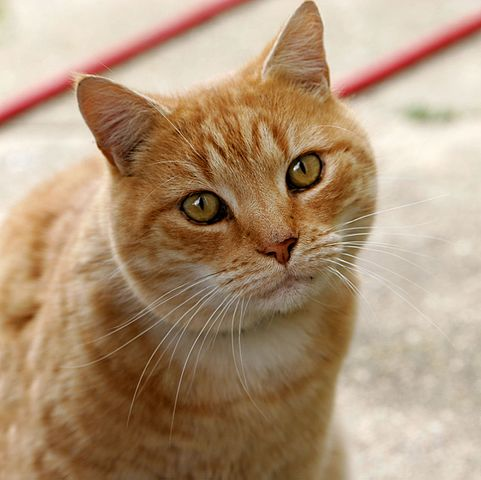
#> input picture images/Cat03.jpg, 481 x 480 px, given in place of originalv49.jpg, which was not available
$ python process.py
#> lines starting #> are read from the running program, lines starting #| are printed output that depends on the picture; pictures that were not available may be replaced by others from this repository, and a replacement may not be noted
### generic_operations.py
import cv2 as cv
import numpy as np
from numpy.ma import divide, mean
from os.path import exists
import xlsxwriter
import glob

def set_new_color_for_area(color, x, y, w, h,img):
    img[y : y + h , x : x + w] = color
    return img

def print_scores(version,color_spaces,best_true,gamma,blur,luminance):
    print("-------originalv{}---------".format(version))
    for i in range(len(color_spaces)):
        print(color_spaces[i] + ':')
        print("best true: {}".format(best_true[i]))
        print("gamma: {}".format(gamma[i]))
        print("blur: {}".format(blur[i]))
        print("luminance correction: {}".format(luminance[i]))
        print("---------------------------")

# [14 lines left out: functions test_coords, luminance_correction_with_bright_image, not called in this run]

def coord_read_operations(read_coords_file, img):
    if exists("coords/" + read_coords_file + "left.txt") and exists("coords/" + read_coords_file + "right.txt"):
        a = open_file_then_read(read_coords_file + "left")
        b = open_file_then_read(read_coords_file + "right")
        return a, b

    elif exists("coords/" + read_coords_file + "left.txt") and not exists("coords/" + read_coords_file + "right.txt"):
        cv.imshow('image', img)
        cv.setMouseCallback('image', get_coords, [read_coords_file, 55])
        return [], []

    cv.imshow('image', img)
    cv.setMouseCallback('image', get_coords, [read_coords_file, 0])
    return [], []

# [23 lines left out: functions open_file_then_write, open_file_then_read, not called in this run]

def calculate_C(f, b):
    C = mean(f) / divide(f, b).mean()
    return C

# [19 lines left out: functions get_coords, left_or_right, get_average_color_of_area, not called in this run]

def gamma_correction(im, gamma=0.47):
    lookUpTable = np.empty((1,256), np.uint8)
    for i in range(256):
        lookUpTable[0,i] = np.clip(pow(i / 255.0, gamma) * 255.0, 0, 255)

    return cv.LUT(im, lookUpTable)

def resize_smaller(im, width = 1000, height = 750):
    im = cv.resize(im, (width,height),interpolation = cv.INTER_AREA)
    return im

def original_bright_images(version, extension = 'jpg'):
    original_image = get_original_image(version)
    bright_image = cv.imread('images/brightv' + str(version) + '.' + extension)
    return original_image, bright_image

def get_original_image(version, extension = 'jpg'):
    original_image = cv.imread('images/originalv' + str(version) + '.' + extension)
    return original_image

def left_right_coordinates(version, extension = 'jpg'):
    img = get_original_image(version, extension)
    read_coords_file = 'originalv' + str(version) + '_coords'
    c1, c2 = coord_read_operations(read_coords_file, img)
    return c1, c2

def apply_gamma_blur(img, gamma, blur):
    img = apply_gamma(gamma, img)
    img = apply_blur(blur, img)
    return img

def apply_gamma(gamma, img):
    if gamma != 0:
        img = gamma_correction(img, gamma)
    return img

def apply_blur(blur, img):
    if blur != 0:
        img = cv.GaussianBlur(img,(blur,blur),0)
    return img

def write_to_excell_file(cols, datas, path):
    workbook = xlsxwriter.Workbook(path)
    worksheet = workbook.add_worksheet()
    for col, data in zip(cols, datas):
        worksheet.write(col, data)
    workbook.close()

def color_converter(img, space):
    if space == 'HSV':
        img = cv.cvtColor(img, cv.COLOR_BGR2HSV)
    elif space == 'LUV':
        img = cv.cvtColor(img, cv.COLOR_BGR2LUV)
    elif space == 'LAB':
        img = cv.cvtColor(img, cv.COLOR_BGR2LAB)
    return img

# [9 lines left out: function clahe_applier, not called in this run]

def next_char_for_excell(char):
    if char[-1] == 'Z':
        for i in range(len(char) - 1, -1, -1,):
            if char[i] != 'Z':
                num = ord(char[i])
                num += 1
                char = char[:i] + chr(num) + char[i+1:]
                return char
            else:
                char = char[:i] + 'A' + char[i+1:]
        char += 'A'
        return char

    numeric = ord(char[-1])
    numeric += 1
    char = char[:len(char)-1] + chr(numeric)
    return char

def get_image_custom(path):
    reference_image = cv.imread(path)
    return reference_image

# [78 lines left out: functions get_left_right_coords_custom, coord_read_operations_single, get_coords_single, coord_set_operations, set_coords, read_return_coords and 1 more, not called in this run]

### process.py
import cv2 as cv
import numpy as np
import math
import csv

from matplotlib import pyplot as plt
from numpy.ma import divide, mean
from os.path import exists
from os import remove
from multiprocessing import Process
from generic_operations import *
from machine_learning import *

# [125 lines left out: functions reference_comparison, get_correct_image, general_get_area, not called in this run]

def test_range():
    procs = []
    for v in range(49, 48, -1):
        p = Process(target=f, args=(v,))
        procs.append(p)
        p.start()
#> this loop made 1 pass
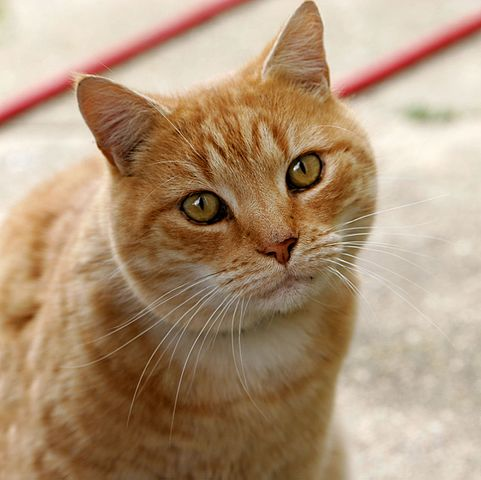
#> input picture images/Cat03.jpg, 481 x 480 px, given in place of originalv49.jpg, which was not available
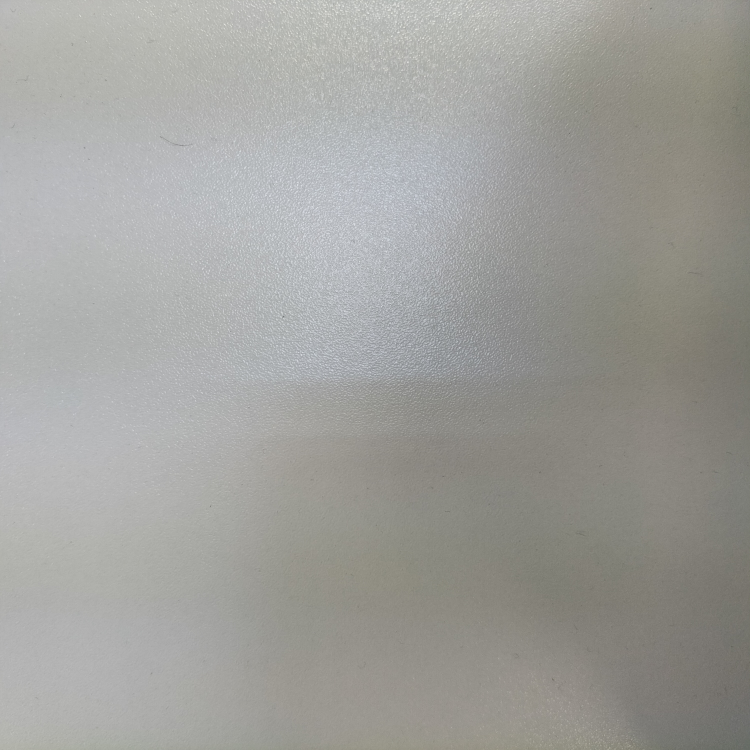
#> input picture images/area_bright.jpg, 3000 x 3000 px, given in place of brightv49.jpg, which was not available (shown at 1/4 size)
#> pass 1, in resize_smaller, `im = cv.resize(im, (width,height),interpolation = cv.INTER_AREA)`:
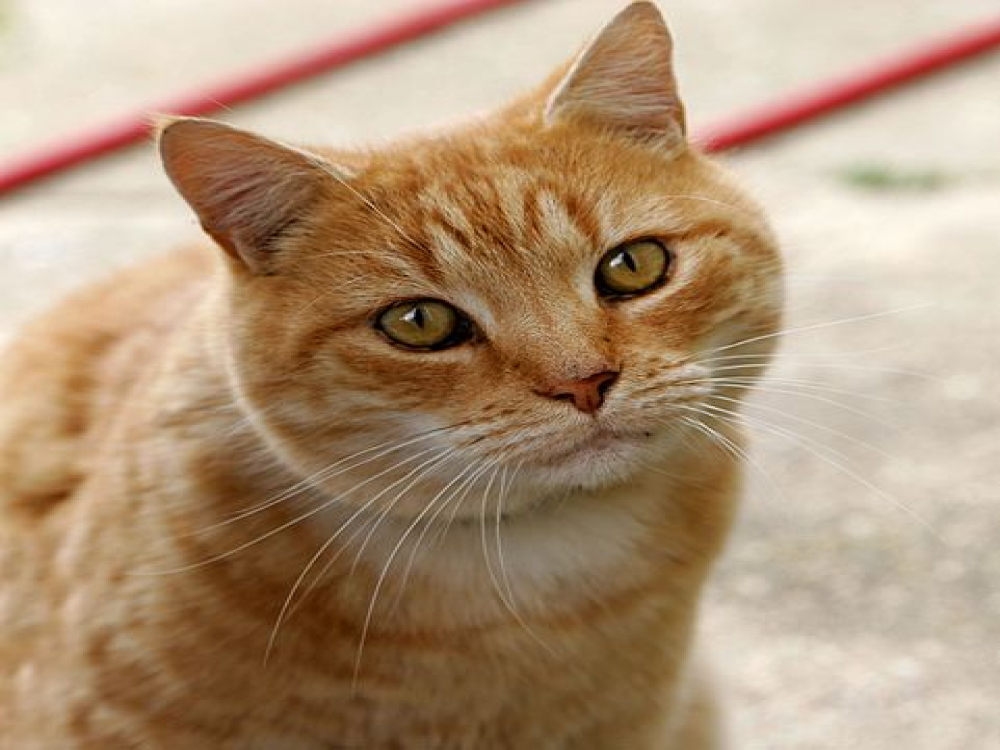
#> im: shape (750, 1000, 3); mean of channels 0, 1, 2 120.7, 148.8, 175.8; drawn as B, G, R
#> pass 1, in resize_smaller (call 2), `im = cv.resize(im, (width,height),interpolation = cv.INTER_AREA)`:
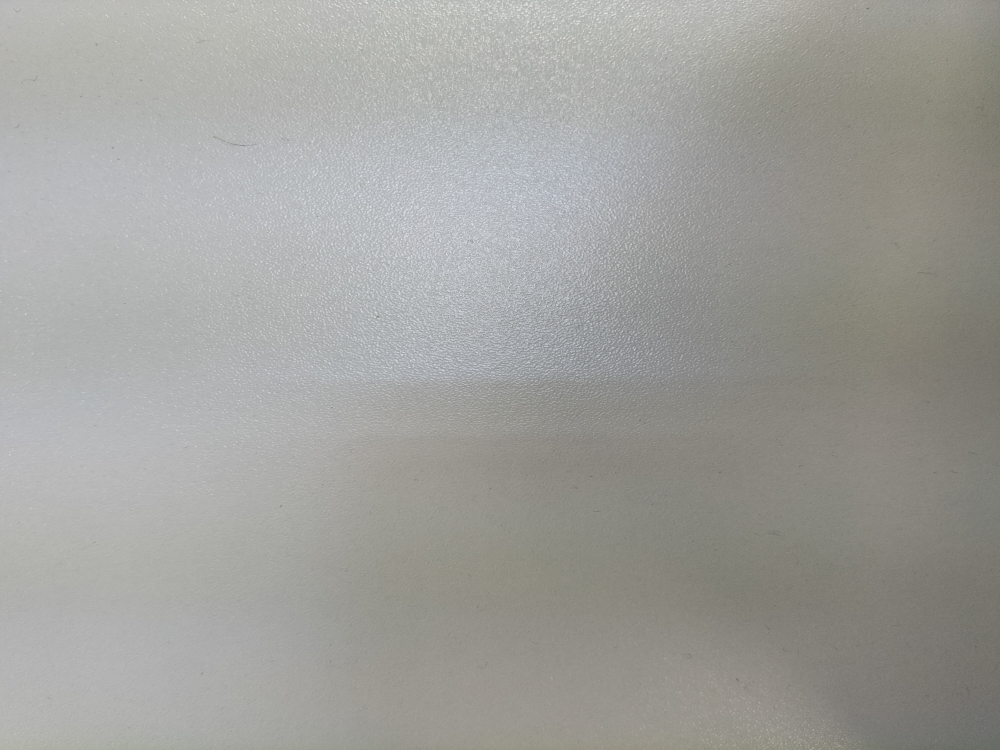
#> im: shape (750, 1000, 3); mean of channels 0, 1, 2 156, 159.9, 160; drawn as B, G, R

    for c in procs:
        c.join()

def f(v):
    image_name = 'originalv' + str(v)
    img, b_img = original_bright_images(v)
    img2 = img = resize_smaller(img)
    b_img = resize_smaller(b_img)
    l, r = left_right_coordinates(v)

    w = 25
    h = 15

    path = 'values/' + image_name + '_values.xlsx'
    cols = []
    datas = []
    color_spaces = ['HSV', 'LAB', 'LUV', 'BGR']
    col_char = 'A'
    for i in range(len(color_spaces)):
        cols.append(col_char + '1')
        col_char = next_char_for_excell(col_char)
        cols.append(col_char  + '1')
        col_char = next_char_for_excell(col_char)
        cols.append(col_char  + '1')
        col_char = next_char_for_excell(col_char)
        cols.append(col_char  + '1')
        col_char = next_char_for_excell(col_char)
        datas.append('Blur')
        datas.append('Gamma')
        datas.append('Custom Luminance Correction')
        datas.append('True Number ({})'.format(color_spaces[i]))
        col_char = next_char_for_excell(col_char)

    t = 2
    col_space_number = len(color_spaces)
    zeros = [0] * col_space_number
    gammas, blurs, lums, besttrues, truetrues = zeros[:], zeros[:], zeros[:], zeros[:], zeros[:]

    imgs = []
    blu = 21
    while blu <= 21:
        for gam in np.linspace(2.0, 0.0, num=3):
            for tog in [0,1]:
                truetrues = zeros[:]
                tm2 = tog % 2 == 0
                temp_img = get_original_image(v)
                temp_img = resize_smaller(temp_img)
                if tm2:
                    temp_img = custom_luminance_correction(v)
                imgs = [temp_img] * col_space_number

                cvt_imgs = []
                for i in range(col_space_number):
                    tmp = color_converter(imgs[i], color_spaces[i])
                    ttt = apply_gamma_blur(tmp, gam, blu)
                    cvt_imgs.append(ttt)

                for k in range(col_space_number):
                    for i in range(len(l)):
                        temp, _, _ = general_get_area(cvt_imgs[k], i + 1, l, r, w,h, img2)
                        if temp:
                            truetrues[k] = truetrues[k] + 1

                    if truetrues[k] > besttrues[k]:
                        besttrues[k] = truetrues[k]
                        gammas[k] = gam
                        blurs[k] = blu
                        lums[k] = 1 if tm2 else 0

                col_char = 'A'
                for i in range(col_space_number):
                    cols.append(col_char + str(t))
                    col_char = next_char_for_excell(col_char)
                    cols.append(col_char  + str(t))
                    col_char = next_char_for_excell(col_char)
                    cols.append(col_char  + str(t))
                    col_char = next_char_for_excell(col_char)
                    cols.append(col_char  + str(t))
                    col_char = next_char_for_excell(col_char)
                    datas.append(str(blu))
                    datas.append(str(gam))
                    datas.append('+' if tm2 else '-')
                    datas.append(truetrues[i])
                    col_char = next_char_for_excell(col_char)

                t += 1

        if blu == 0: blu += 1
        blu += 2

    print_scores(v, color_spaces, besttrues, gammas, blurs, lums)

    write_to_excell_file(cols, datas, path)

# [48 lines left out: functions custom_test, singular_test, not called in this run]
    # cv.imshow('image', img)
    # cv.waitKey(0)

def custom_luminance_correction(n):

    im, imgr = original_bright_images(n)
    im = resize_smaller(im)
    imgr = resize_smaller(imgr)
    imgr = cv.cvtColor(imgr, cv.COLOR_BGR2HSV)
    maxi = 0
    x = 0
    for i in range(imgr.shape[0]):
        for j in range(imgr.shape[1]):
            maxi += imgr[i,j][2]
            x += 1
    maxi /= x
    im = cv.cvtColor(im, cv.COLOR_BGR2HSV)
    for i in range(im.shape[0]):
        for j in range(im.shape[1]):
            diff = maxi - imgr[i,j][2]
            im[i,j][2] = np.add(im[i,j][2],diff)
    im = cv.cvtColor(im, cv.COLOR_HSV2BGR)
    return im

if __name__ == '__main__':
    # reference_comparison(47)
    test_range()
    # [26 lines of commented-out code are left out]
